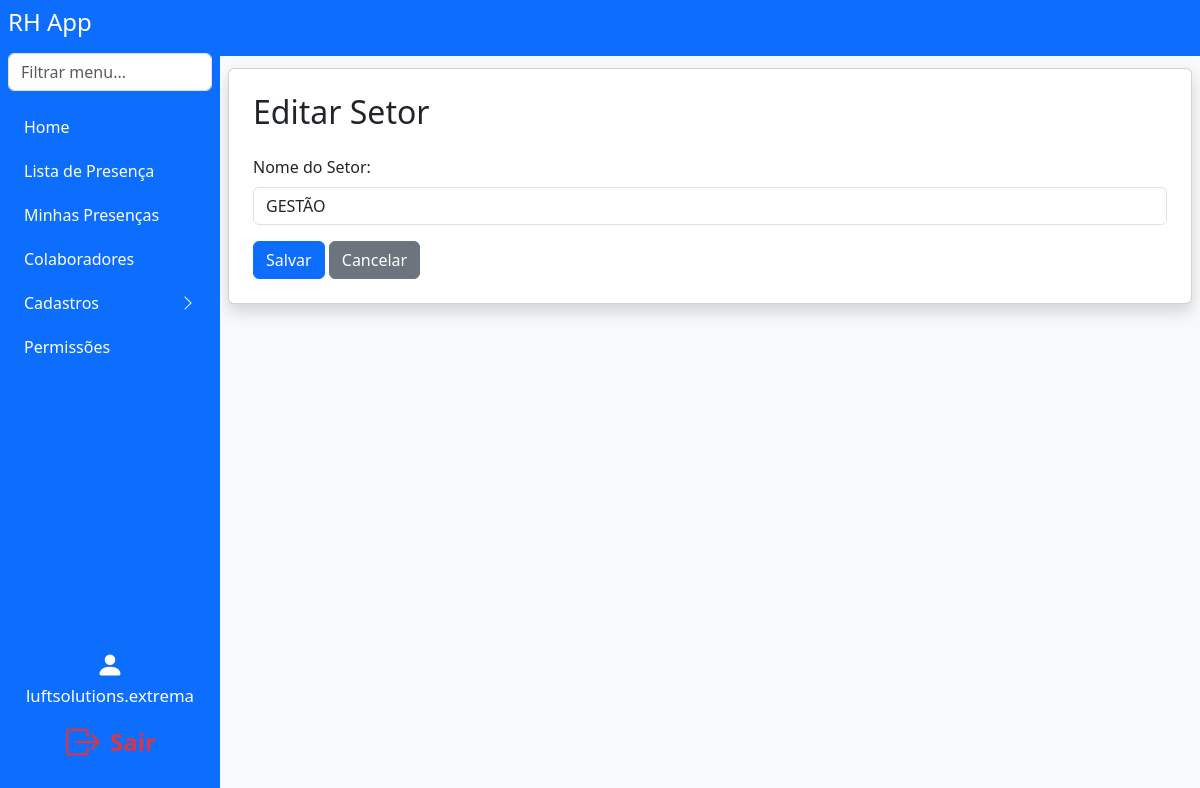
Page /edit_sector/1 (signed in) on the earlier database version.
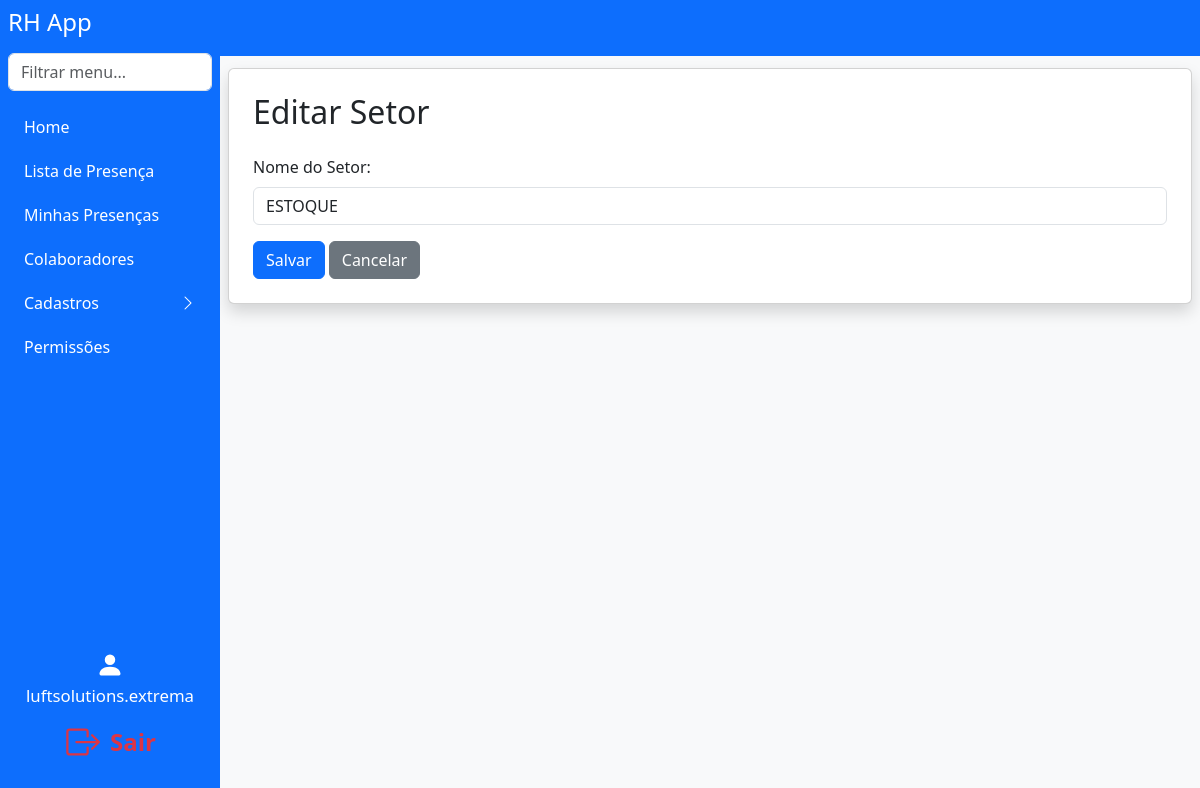
Same page on the later database version.
### models.py (models this page shows)
class Setor(db.Model):
    id = db.Column(db.Integer, primary_key=True)
    nome = db.Column(db.String(100), unique=True, nullable=False)

### app.py (the view, shortened to what this page needs)
@app.route('/edit_sector/<int:setor_id>', methods=['GET', 'POST'])
def edit_sector(setor_id):
    setor = Setor.query.get_or_404(setor_id)
    return render_template('edit_sector.html', user=g.user, setor=setor)

### app.py (called while the page is built)
@app.before_request
def load_logged_in_user():
    user_id = session.get('user_id')
    g.user = None
    if user_id is not None:
        g.user = User.query.get(user_id)

def has_permission(user, perm_field):
    if user.role == 'master' or user.username == MASTER_USER:
        return True
    perm = Permission.query.filter_by(role=user.role).first()
    return getattr(perm, perm_field, False) if perm else False

### templates/edit_sector.html (shortened to what this page needs)
<!DOCTYPE html>
<html lang="pt-br">
<head>
    <link href="https://cdn.jsdelivr.net/npm/bootstrap@5.3.3/dist/css/bootstrap.min.css" rel="stylesheet">
</head>
<body class="bg-light">
    {% extends "navbar.html" %}
    {% block content %}
    <div class="card shadow p-4 mb-4">
        <h2 class="mb-4">Editar Setor</h2>
        <form method="POST">
            <div class="mb-3">
                <label for="setor" class="form-label">Nome do Setor:</label>
                <input type="text" id="setor" name="setor" class="form-control" value="{{ setor.nome }}" required>
            </div>
            <button type="submit" class="btn btn-primary">Salvar</button>
            <a href="{{ url_for('register_sector') }}" class="btn btn-secondary">Cancelar</a>
        </form>
    </div>
    {% endblock %}

Differences in the rows shown:
changed Setor: setor "GESTÃO" → "ESTOQUE"
